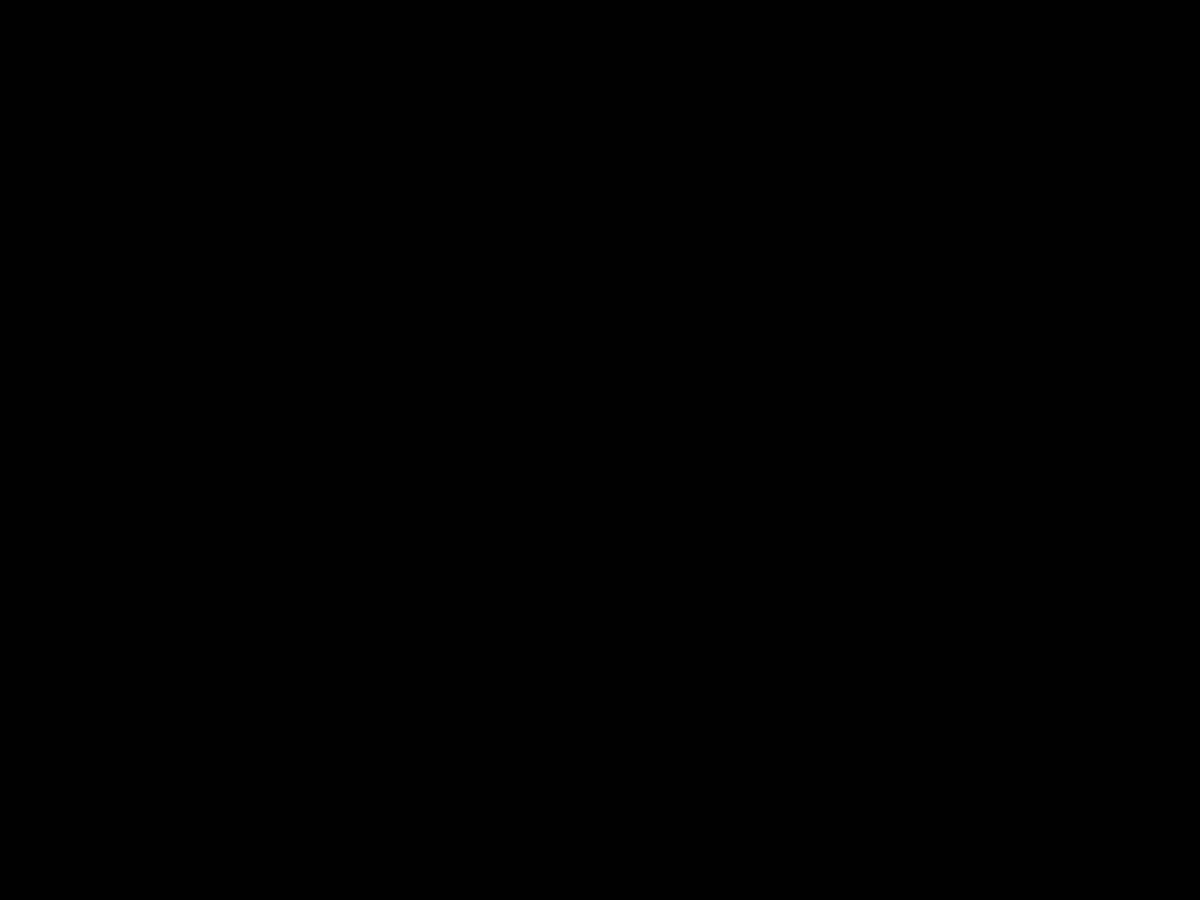
Frame 1 (no input)
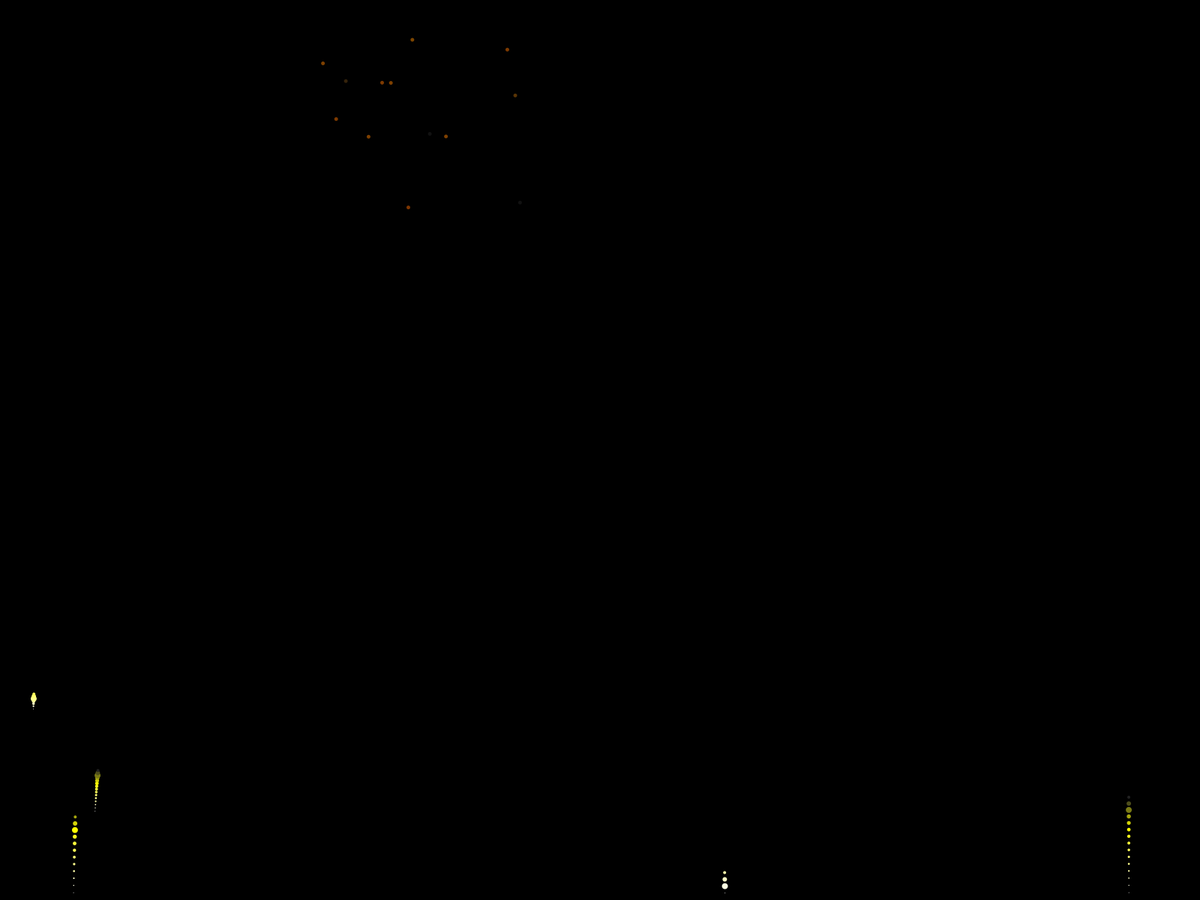
Frame 60 (the mouse pressed at the canvas centre just before this capture)
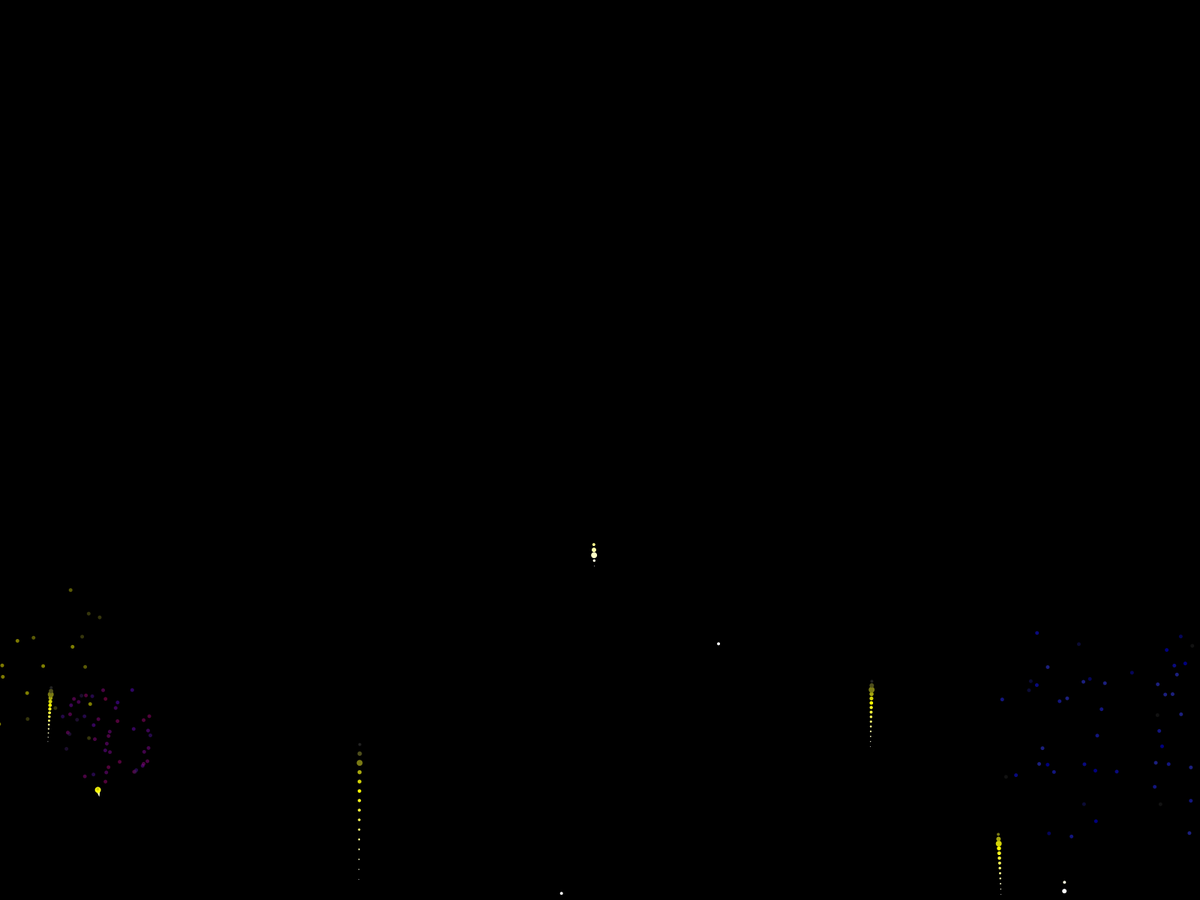
Frame 120 (the mouse held since frame 60 and released just before this capture)

The Processing sketch that drew these frames (run headless with seeded random() and noise(); from frame 60 on, the mouse is pressed at the canvas centre):

// Processing sketch: fireworks
// ── fireworks.pde
// launchColors = White to Yellow to Black.
Palette palLaunch = ContinuousPalette(#FFFFFF, 10, #FFFF00, 5, #222222);
// explosion1 = Red to Orange to Black.
Palette explosion1 = ContinuousPalette(#FF0000, 13, #FF8E00, 3, #222222).SetAlpha(126);
// explosion2 = Orange to Yellow to Black.
Palette explosion2 = ContinuousPalette(#FF8E00, 13, #FFFF00, 3, #222222).SetAlpha(126);
// explosion3 = Red to Purple to Black.
Palette explosion3 = ContinuousPalette(#FF0000, 13, #5D09C8, 3, #222222).SetAlpha(126);
// explosion4 = White to Blue to Black.
Palette explosion4 = ContinuousPalette(#D9FCFC, 13, #0000FF, 3, #222222).SetAlpha(126);

Palette[] palsExplosion = new Palette[]{explosion1, explosion2, explosion3, explosion4};
int nextExplosionPal = 0;
ArrayList<Dot> dots = new ArrayList<>();
ArrayList<Rocket> rockets = new ArrayList<>();
boolean mouseWasPressed = false;

int rocketChances = 5;
int rocketOdds = 50;

void setup() {
  fullScreen();
}

void draw() {
  background(0);
  // DrawPalettes(palLaunch, explosion1, explosion2, explosion3, explosion4);

  if (mouseWasPressed) {
    Rocket rocket = new Rocket(palLaunch, mouseX, height)
                        .WithVelocity(random(-0.5, 0.5), -5.0 - random(10.0))
                        .WithExplosion(GetNextExplosionPal());
    rockets.add(rocket);
    mouseWasPressed = false;
  } else if (int(random(30)) == 0) {
    AddDotsAtRandom();
  } else if (int(random(200)) == 0) {
    for (int i = 0; i < 10; i++) {
      AddDotsAtRandom();
    }
  } else if (int(random(1000)) == 0) {
    for (int i = 0; i < 50; i++) {
      AddDotsAtRandom();
    }
  }
  
  for (int i = 0; i < rocketChances; i++) {
    if (int(random(rocketOdds)) == 0) {
      Rocket rocket = new Rocket(palLaunch, random(width), height)
                        .WithVelocity(random(-0.5, 0.5), -5.0 - random(10.0))
                        .WithExplosion(GetNextExplosionPal());
      rockets.add(rocket);    
    }
  }
  
  for (Dot dot : dots) {
    dot.Accelerate(random(-1, 1), random(-1, 1));
    dot.Move();
    dot.Draw();
    dot.GetOlder();
  }
  
  for (int i = dots.size() - 1; i >= 0; i--) {
    if (dots.get(i).IsDead()) {
      dots.remove(i);
    }
  }
  
  if (dots.size() == 0) {
    AddDotsAtRandom();
  }
  
  for (Rocket rocket : rockets) {
    rocket.Move();
    rocket.Draw();
  }
  
  for (int i = rockets.size() - 1; i >= 0; i--) {
    if (rockets.get(i).IsDead()) {
      rockets.remove(i);
    }
  }
}

void mousePressed() {
  mouseWasPressed = true;
}

void AddDotsAtRandom() {
  AddDots(random(width*.9)+width*.05, random(height*.9)+height*.05);
}

void AddDots(float x, float y) {
  int count = int(random(80))+20;
  Palette pal = GetNextExplosionPal();
  for (int i = 0; i < count; i++) {
    dots.add(new Dot(pal, x, y, 20 + int(random(80))));
  }
}

Palette GetNextExplosionPal() {
  Palette rv = palsExplosion[nextExplosionPal];
  nextExplosionPal = (nextExplosionPal + 1) % palsExplosion.length;
  return rv;
}

// ContinuousPalette creates a palette that has count1 colors from colStart to colMid, then an
// additional count2 colors ending with colEnd. The colMid value is only included once.
// The resulting palette has count1 + count2 colors in it.
Palette ContinuousPalette(color colStart, int count1, color colMid, int count2, color colEnd) {
  // Both palettes will have the colMid value, but we only want it once in the result.
  // So we create the second palette with 1 extra, and then ignore the zeroth entry in it.
  Palette p1 = new Palette(count1, colStart, colMid);
  Palette p2 = new Palette(count2+1, colMid, colEnd);
  p1.Colors = (Color[])expand(p1.Colors, count1 + count2);
  for (int i = 1; i <= count2; i++) {
    p1.Colors[count1+i-1] = p2.Colors[i];
  }
  return p1;
}

// DrawPalettes fills the screen with each of the provided palettes.
// Each palette is printed in vertical stripes from left to right.
void DrawPalettes(Palette... palettes) {
  int h = int(height/palettes.length);
  for (int i = 0; i < palettes.length; i++) {
    DrawInRect(palettes[i], 0, i*h, width, h);
  }
}

// DrawInRect will draw this palette in vertical stripes from left to right,
// starting at (x, y) with the provided resulting width and height. 
void DrawInRect(Palette pal, int x, int y, int resultWidth, int resultHeight) {
  float colWidth = (float)resultWidth/(float)pal.Colors.length;
  for (int i = 0; i < pal.Colors.length; i++) {
    stroke(pal.Colors[i].Opposite());
    fill(pal.Colors[i].Value);
    rect(i*colWidth+x, y, colWidth, resultHeight);
  }
}

// ── Color.pde
// The color class wraps a native color value in an object so that 
// the colors of multiple things can be updated at the same time.
class Color {
  color Value;
  
  Color(color c) {
    this.Value = c;
  }
  
  Color(int red, int green, int blue) {
    this.Value = color(red, green, blue);
  }
  
  Color(int red, int green, int blue, int alpha) {
    this.Value = color(red, green, blue, alpha);
  }
  
  int Alpha() {
    return this.Value >> 24 & 0xFF;
  }
  
  int Red() {
    return this.Value >> 16 & 0xFF;
  }
  
  int Green() {
    return this.Value >> 8 & 0xFF;
  }
  
  int Blue() {
    return this.Value & 0xFF;
  }
  
  color Opposite() {
    return this.Value ^ 0x00FFFFFF;
  }
  
  Color Set(color col) {
    this.Value = col;
    return this;
  }
  
  Color SetAlpha(int alpha) {
    this.Value = (this.Value & 0x00FFFFFF) | ((alpha & 0xFF) << 24);
    return this;
  }
  
  Color SetRed(int red) {
    this.Value = (this.Value & 0xFF00FFFF) | ((red & 0xFF) << 16);
    return this;
  }
  
  Color SetGreen(int green) {
    this.Value = (this.Value & 0xFFFF00FF) | ((green & 0xFF) << 8);
    return this;
  }
  
  Color SetBlue(int blue) {
    this.Value = (this.Value & 0xFFFFFF00) | (blue & 0xFF);
    return this;
  }

  // AddAlpha adds the provided delta to the alpha value.
  // If the resulting value is less than 0 or more than 255, the result will be either 0 or 255 respectively.
  Color AddAlpha(int delta) {
    return this.SetAlpha(max(min(this.Alpha() + delta, 255), 0));
  }

  // AddRed adds the provided delta to the red value.
  // If the resulting value is less than 0 or more than 255, the result will be either 0 or 255 respectively.
  Color AddRed(int delta) {
    return this.SetRed(max(min(this.Red() + delta, 255), 0));
  }

  // AddGreenm adds the provided delta to the green value.
  // If the resulting value is less than 0 or more than 255, the result will be either 0 or 255 respectively.
  Color AddGreen(int delta) {
    return this.SetGreen(max(min(this.Green() + delta, 255), 0));
  }
  
  // AddBlue adds the provided delta to the blue value.
  // If the resulting value is less than 0 or more than 255, the result will be either 0 or 255 respectively.
  Color AddBlue(int delta) {
    return this.SetBlue(max(min(this.Blue() + delta, 255), 0));
  }
  
  // AddRBG adds the provided deltas to this color.
  // If any resulting value is less than 0 or more than 255, that value ends up being either 0 or 255 respectively.
  Color AddRGB(int dred, int dgreen, int dblue) {
    return this.AddRed(dred).AddGreen(dgreen).AddBlue(dblue);
  }
  
  // AddRGBAlpha adds the provided deltas to this color.
  // If any resulting value is less than 0 or more than 255, that value ends up being either 0 or 255 respectively.
  Color AddRGBAlpha(int dred, int dgreen, int dblue, int dalpha) {
    return this.AddRed(dred).AddGreen(dgreen).AddBlue(dblue).AddAlpha(dalpha);
  }
}

// ── Dot.pde
float _DotDefaultSize = 5;
float _DotDefaultMaxSpeed = 3;

class Dot {
  Palette Pal;
  float X;
  float Y;
  float Dx;
  float Dy;
  float MaxSpeed;
  float Size;
  int Life;
  int Age;
  
  Dot(float x, float y) {
    this.X = x;
    this.Y = y;
  }
  
  Dot(Palette pal, float x, float y, int life) {
    this.Pal = pal;
    this.X = x;
    this.Y = y;
    this.Life = life;
    this.Dx = 0.0;
    this.Dy = 0.0;
    this.MaxSpeed = _DotDefaultMaxSpeed;
    this.Size = _DotDefaultSize;
  }
  
  Dot SetSize(float size) {
    this.Size = size;
    return this;
  }
  
  Dot SetMaxSpeed(float maxSpeed) {
    this.MaxSpeed = maxSpeed;
    return this;
  }
  
  void Accelerate(float ddx, float ddy) {
    this.Dx += ddx;
    if (this.Dx > this.MaxSpeed) {
      this.Dx = this.MaxSpeed;
    }
    if (this.Dx < -this.MaxSpeed) {
      this.Dx = -this.MaxSpeed;
    }
    
    this.Dy += ddy;
    if (this.Dy > this.MaxSpeed) {
      this.Dy = this.MaxSpeed;
    }
    if (this.Dy < -this.MaxSpeed) {
      this.Dy = -this.MaxSpeed;
    }
  }
  
  void Move() {
    this.X += this.Dx;
    this.Y += this.Dy;
  }
  
  void GetOlder() {
    this.Age++;
  }
  
  void Draw() {
    if (this.Age > this.Life) {
      return; // He's dead Jim, Nothing to do.
    }
    noStroke();
    fill(this.Pal.Colors[this.Pal.Colors.length*this.Age/(this.Life+1)].Value);
    ellipse(this.X, this.Y, this.Size, this.Size);
  }
  
  boolean IsDead() {
    return this.Age > this.Life;
  }
}

// ── Palette.pde
class Palette {
  Color[] Colors;
  
  // Initialize the palette with the given size.
  // Colors are on a gradient from black to white.
  // Set them as needed using .Set(index, color).
  Palette(int size) {
    this(size, #000000, #FFFFFF);
  }
  
  // Create a palette with the given size on a gradient from fromColor to toColor.
  Palette(int size, color fromColor, color toColor) {
    this.Colors = new Color[size];
    this.Colors[0] = new Color(fromColor);
    this.Colors[size-1] = new Color(toColor);
    for (int i = 1; i < size-1; i++) {
      this.Colors[i] = new Color(lerpColor(fromColor, toColor, (float)i / (float)(size-1)));
    }
  }
  
  // Create a palette with the given size on a gradient from fromColor to toColor.
  // All colors will have the given alpha (0 to 255).
  Palette(int size, color fromColor, color toColor, int alpha) {
    this(size, fromColor, toColor);
    for (Color col : this.Colors) {
      col.SetAlpha(alpha);
    }
  }
  
  // Create a palette with the provided colors.
  Palette(color... colors) {
    this.Colors = new Color[colors.length];
    for (int i = 0; i < colors.length; i++) {
      this.Colors[i] = new Color(colors[i]);
    }
  }
  
  // Combine multiple palettes into a new one.
  // The new palette will have new Color instances.
  // Changing one will not affect the other.
  Palette(Palette... palettes) {
    int size = 0;
    for (Palette pal : palettes) {
      size += pal.Size();
    }
    this.Colors = new Color[size];
    int i = 0;
    for (Palette pal : palettes) {
      for (Color col : pal.Colors) {
        this.Colors[i] = new Color(col.Value);
        i++;
      }
    }
  }
  
  // Size returns the number of colors in this palette.
  int Size() {
    return this.Colors.length;
  }
  
  // Get the Color (object) at the given index.
  Color Get(int index) {
    return this.Colors[index];
  }
  
  // Set the given index to the provided color value.
  // Returns itself so that it can be called multiple times in a row.
  Palette Set(int index, color value) {
    this.Colors[index].Value = value;
    return this;
  }

  // SetAlpha will set the alpha value for all colors in this palette.
  // Returns itself.
  Palette SetAlpha(int alpha) {
    for (Color col : this.Colors) {
      col.SetAlpha(alpha);
    }
    return this;
  }
  
  // AddAlpha will add the provided delta to all colors in this palette.
  // Returns itself.
  Palette AddAlpha(int dalpha) {
    for (Color col : this.Colors) {
      col.AddAlpha(dalpha);
    }
    return this;
  }
}

// ── Rocket.pde
class Rocket {
  Palette PalTrail;
  Palette PalDots;
  float X;
  float Y;
  float Dx;
  float Dy;
  ArrayList<Dot> Trail = new ArrayList<>();
  Dot[] Dots;
  int Stage;
  int StageAge;
  int Stage1Life;
  int Stage2Life;
  
  Rocket(Palette palTrail, float x, float y) {
    this.PalTrail = palTrail;
    this.X = x;
    this.Y = y;
    this.Stage1Life = 50;
    this.Stage2Life = 25;
  }
  
  Rocket WithVelocity(float dx, float dy) {
    this.Dx = dx;
    this.Dy = dy;
    return this;
  }
  
  Rocket WithExplosion(Palette palDots) {
    this.PalDots = palDots;
    return this;
  }
  
  Rocket WithStageLife(int stage1Life, int stage2Life) {
    this.Stage1Life = stage1Life;
    this.Stage2Life = stage2Life;
    return this;
  }
  
  Rocket Move() {
    switch (this.Stage) {
      case 0:
        // Launch
        this.Dy += 0.1;
        this.X += this.Dx;
        this.Y += this.Dy;
        this.Trail.add(new Dot(this.X, this.Y));
        while (this.Trail.size() > this.PalTrail.Colors.length) {
          this.Trail.remove(0);
        }
        break;
      case 1:
        // Invisible glide
        this.Dy += 0.1;
        this.X += this.Dx;
        this.Y += this.Dy;
        if (this.Trail.size() > 0) {
          this.Trail.remove(0);
        }
        break;
      case 2:
        // Explosion!
        for (Dot dot : this.Dots) {
          dot.Accelerate(random(-1, 1), random(-1, 1));
          dot.Move();
        }
        break;
    }

    return this;
  }
  
  Rocket Draw() {
    switch (this.Stage) {
      case 0:
      case 1:
        // Launch.
        int cutoff = this.Trail.size() - 3;
        for (int i = 0; i < this.Trail.size(); i++) {
          // first will be size 1, 3rd to last will have size 6
          // 2nd to last 4, last 2.
          // (0, 1) - (cutoff, 6)
          // m = (6 - 1)/(cutoff - 1) = 5/cutoff
          // b = 1.
          float size = 1.0 + (float)i * 5.0/(float)cutoff;
          if (i >= cutoff) {
            size = (float)(1 + this.Trail.size() - i) * 2;
          }
          noStroke();
          fill(this.PalTrail.Colors[i].Value);
          ellipse(this.Trail.get(i).X, this.Trail.get(i).Y, size, size);        
        }
        break;
      case 2:
        // Explosion!
        for (Dot dot : this.Dots) {
          dot.GetOlder();
          dot.Draw();
        }
        break;
    }
    
    return this;
  }
  
  boolean IsDead() {
    this.StageAge++;
    switch (this.Stage) {
      case 0:
        if (this.StageAge >= this.Stage1Life) {
          this.StageAge = 0;
          this.Stage++;
        }
        return false;
      case 1:
        if (this.StageAge >= this.Stage2Life || this.Dy > 0.1 || this.Y < 15) {
          this.StageAge = 0;
          this.Stage++;
          int count = int(random(80))+20;
          this.Dots = new Dot[count];
          for (int i = 0; i < count; i++) {
            this.Dots[i] = new Dot(this.PalDots, this.X, this.Y, 20 + int(random(40)));
          }
        }
        return false;
      case 2:
        for (Dot dot : dots) {
          if (!dot.IsDead()) {
            return false;
          }
        }
        return true;
    }
    return true; // Unknown stage; just kill it.
  }
}
